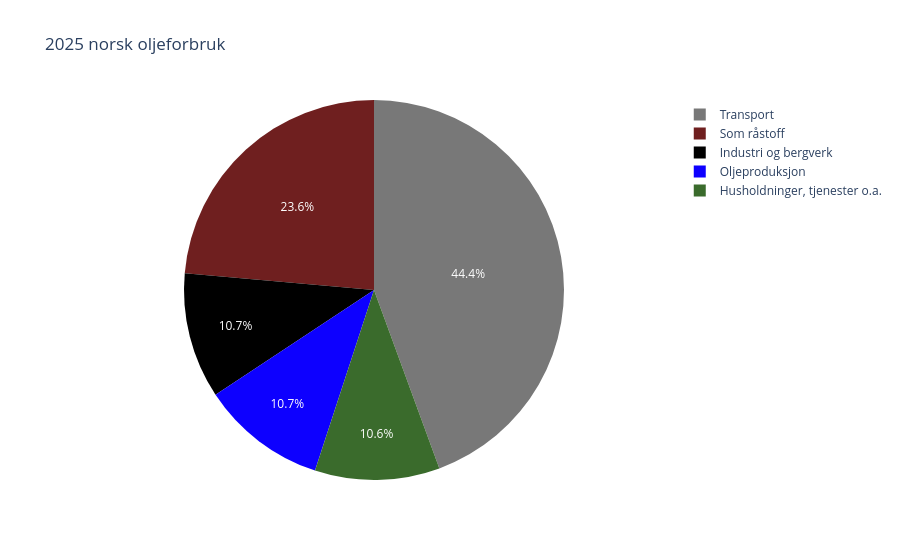

Source (notebook cell):
### Code cell
color_map = {
    'Transport': "#787878",
    'Industri og bergverk': "#000000",
    'Som råstoff': "#6F1F1F",
    'Oljeproduksjon':  '#0D00FF',
    'Husholdninger, tjenester o.a.': "#3A6B2C",
}

# 3. Lag diagrammet med både names og color satt til den nye kolonnen
fig = px.pie(
    olje_df,
    names='Oljeforbruker',
    color='Oljeforbruker',
    values='Energiforbruk',
    title='2025 norsk oljeforbruk',
    color_discrete_map=color_map,
)

fig.show()

### Figure 1 — Plotly figure (JSON) as saved in the notebook; plotly's stock layout.template omitted (floating-point values rounded to 4 significant figures)
{"data": [{"customdata": [["Transport"], ["Industri og bergverk"], ["Som råstoff"], ["Oljeproduksjon"], ["Husholdninger, tjenester o.a."]], "domain": {"x": [0, 1], "y": [0, 1]}, "hovertemplate": "Oljeforbruker=%{customdata[0]}<br>Energiforbruk=%{value}<extra></extra>", "labels": ["Transport", "Industri og bergverk", "Som råstoff", "Oljeproduksjon", "Husholdninger, tjenester o.a."], "legendgroup": "", "marker": {"colors": ["#787878", "#000000", "#6F1F1F", "#0D00FF", "#3A6B2C"]}, "name": "", "showlegend": true, "type": "pie", "values": [39.28, 9.477, 20.86, 9.441, 9.39]}], "layout": {"legend": {"tracegroupgap": 0}, "title": {"text": "2025 norsk oljeforbruk"}}}
